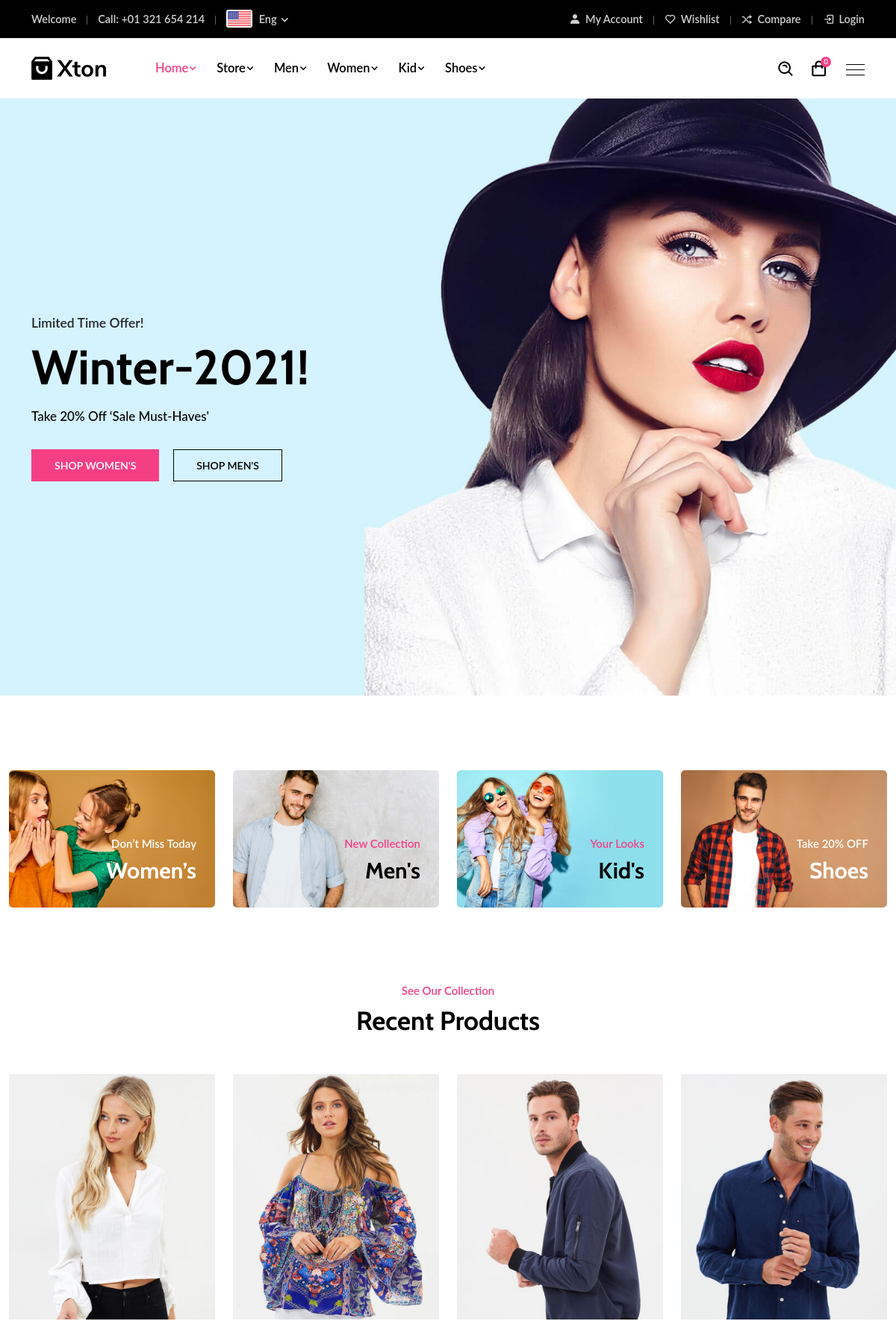
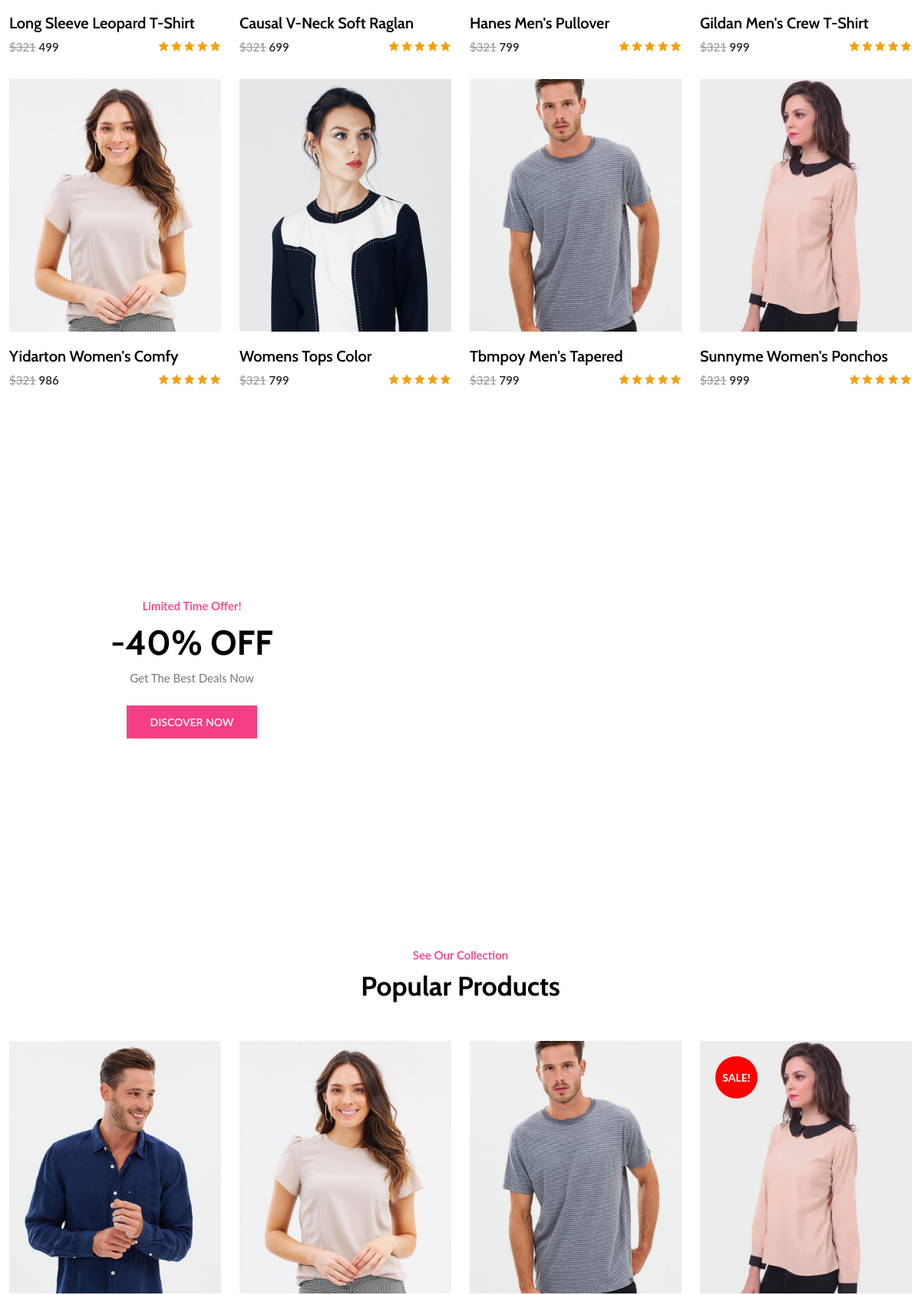
The page / (upper part) on the database its author committed (2 pictures, top to bottom).
### category/models.py (models this page shows, shortened)
class Category(models.Model):
    category_name = models.CharField(max_length=50, unique=True)
    slug = models.SlugField(max_length=100, unique=True)
    description = models.TextField(max_length=255, blank=True)
    cat_image = models.ImageField(upload_to= 'photos/categories', blank=True)
    class Meta:
        verbose_name='category'
        verbose_name_plural = 'categories'
    def get_url(self):
        return reverse ('products_by_category', args=[self.slug])

### store/models.py (models this page shows, shortened)
class Product(models.Model):
    product_name =models.CharField(max_length=200, unique=True)
    slug         =models.SlugField(max_length=200, unique=True)
    description  =models.TextField(max_length=500, blank=True)
    price        =models.IntegerField()
    image        =models.ImageField(upload_to='photo/products')
    stock        =models.IntegerField()
    is_avilable  =models.BooleanField(default=True)
    category     =models.ForeignKey(Category, on_delete=models.CASCADE)
    created_date =models.DateTimeField(auto_now_add=True)
    modified_date=models.DateTimeField(auto_now=True)
    def get_url(self):
        return reverse('product_detail',args=[self.category.slug,self.slug])

### xtron/views.py (the view)
# urls.py: 2. Add a URL to urlpatterns:  path('', views.home, name='home')
def home(request):
    products = Product.objects.all().filter(is_avilable=True)
    context = {
        'products' : products,
    }
    return render(request ,'index.html', context)

### templates/index.html (shortened to what this page needs)
{% extends 'base.html' %}
{% load static %}
    {% block content %}
           <div class="main-banner single-main-banner banner-bg6">
            <div class="d-table">
                <div class="d-table-cell">
                    <div class="container">
                        <div class="row">
                            <div class="col-lg-7 col-md-12">
                                <div class="main-banner-content">
                                    <span class="sub-title">Limited Time Offer!</span>
                                    <h1>Winter-2021!</h1>
                                    <p>Take 20% Off ‘Sale Must-Haves'</p>
                                    <div class="btn-box">
                                        <a href="products-left-sidebar.html" class="default-btn">Shop Women's</a>
                                        <a href="products-left-sidebar.html" class="optional-btn">Shop Men's</a>
                                    </div>
                                </div>
                            </div>
                        </div>
                    </div>
                </div>
            </div>
        </div>
        <section class="categories-banner-area pt-100 pb-70">
            <div class="container-fluid">
                <div class="row">
                    <div class="col-lg-3 col-md-6 col-sm-6">
                        <div class="single-categories-box">
                            <img src="{% static 'img/categories/img1.jpg' %}" alt="image">
                            <div class="content text-white">
                                <span>Don’t Miss Today</span>
                                <h3>Women’s</h3>
                            </div>
                            <a href="products-left-sidebar.html" class="link-btn"></a>
                        </div>
                    </div>
                    <div class="col-lg-3 col-md-6 col-sm-6">
                        <div class="single-categories-box">
                            <img src="{% static 'img/categories/img2.jpg' %}" alt="image">
                            <div class="content">
                                <span>New Collection</span>
                                <h3>Men's</h3>
                            </div>
                            <a href="products-left-sidebar.html" class="link-btn"></a>
                        </div>
                    </div>
                    <div class="col-lg-3 col-md-6 col-sm-6">
                        <div class="single-categories-box">
                            <img src="{% static 'img/categories/img3.jpg' %}" alt="image">
                            <div class="content">
                                <span>Your Looks</span>
                                <h3>Kid's</h3>
                            </div>
                            <a href="products-left-sidebar.html" class="link-btn"></a>
                        </div>
                    </div>
                    <div class="col-lg-3 col-md-6 col-sm-6">
                        <div class="single-categories-box">
                            <img src="{% static 'img/categories/img4.jpg' %}" alt="image">
                            <div class="content text-white">
                                <span>Take 20% OFF</span>
                                <h3>Shoes</h3>
                            </div>
                            <a href="products-left-sidebar.html" class="link-btn"></a>
                        </div>
                    </div>
                </div>
            </div>
        </section>
        <section class="products-area pb-70">
            <div class="container-fluid">
                <div class="section-title">
                    <span class="sub-title">See Our Collection</span>
                    <h2>Recent Products</h2>
                </div>
                <div class="row">
                    {% for Product in products %}
                        <div class="col-lg-3 col-md-6 col-sm-6">
                            <div class="single-products-box">
                                <div class="products-image">
                                    <a href="{{ Product.get_url }}">
                                        <img src="{{ Product.image.url }}" class="main-image" alt="image">
                                    </a>
                                    <div class="products-button">
                                        <ul>
                                        </ul>
                                    </div>
                                </div>
                                <div class="products-content">
                                    <h3><a href="{{Product.get_url}}">{{Product.product_name}}</a></h3>
                                    <div class="price">
                                        <span class="old-price">$321</span>
                                        <span class="new-price">{{ Product.price }}</span>
                                    </div>
                                    <div class="star-rating">
                                        <i class='bx bxs-star'></i>
                                        <i class='bx bxs-star'></i>
                                        <i class='bx bxs-star'></i>
                                        <i class='bx bxs-star'></i>
                                        <i class='bx bxs-star'></i>
                                    </div>
                                </div>
                            </div>
                        </div>
                    {% endfor %}
                </div>
            </div>
        </section>
        <section class="offer-area bg-image1 ptb-100 jarallax" data-jarallax='{"speed": 0.3}'>
            <div class="container-fluid">
                <div class="row">
                    <div class="col-lg-5 col-md-6">
                        <div class="offer-content">
                            <span class="sub-title">Limited Time Offer!</span>
                            <h2>-40% OFF</h2>
                            <p>Get The Best Deals Now</p>
                            <a href="products-left-sidebar.html" class="default-btn">Discover Now</a>
                        </div>
                    </div>
                </div>
            </div>
        </section>
        <section class="products-area pt-100 pb-70">
            <div class="container-fluid">
                <div class="section-title">
                    <span class="sub-title">See Our Collection</span>
                    <h2>Popular Products</h2>
                </div>
                <div class="row">
                    <div class="col-lg-3 col-md-6 col-sm-6">
                        <div class="single-products-box">
                            <div class="products-image">
                                <a href="products-type-4.html">
                                    <img src="{% static '' %} assets/img/products/img4.jpg" class="main-image" alt="image">
                                </a>
                                <div class="products-button">
                                    <ul>
                                    </ul>
                                </div>
                            </div>
                        </div>
                    </div>
                    <div class="col-lg-3 col-md-6 col-sm-6">
                        <div class="single-products-box">
                            <div class="products-image">
                                <a href="products-type-4.html">
                                    <img src="{% static 'img/products/img5.jpg' %}" class="main-image" alt="image">
                                </a>
                                <div class="products-button">
                                    <ul>
                                    </ul>
                                </div>
                            </div>
                        </div>
                    </div>
                    <div class="col-lg-3 col-md-6 col-sm-6">
                        <div class="single-products-box">
                            <div class="products-image">
                                <a href="products-type-4.html">
                                    <img src="{% static 'img/products/img7.jpg' %} " class="main-image" alt="image">
                                </a>
                                <div class="products-button">
                                    <ul>
                                    </ul>
                                </div>
                            </div>
                        </div>
                    </div>
                    <div class="col-lg-3 col-md-6 col-sm-6">
                        <div class="single-products-box">
                            <div class="products-image">
                                <a href="products-type-4.html">
                                    <img src="{% static 'img/products/img8.jpg' %} " class="main-image" alt="image">
                                </a>
                                <div class="products-button">
                                    <ul>
                                    </ul>
                                </div>
                                <div class="sale-tag">Sale!</div>
                            </div>
                        </div>
                    </div>
                </div>
            </div>
        </section>
    {% endblock %}

### templates/base.html (shortened to what this page needs)
{% load static %}
<!doctype html>
<html lang="zxx">
    <head>
        <link rel="stylesheet" href="{% static 'css/bootstrap.min.css' %}">
        <link rel="stylesheet" href="{% static 'css/animate.min.css' %}">
        <link rel="stylesheet" href="{% static 'css/boxicons.min.css' %}">
        <link rel="stylesheet" href="{% static 'css/flaticon.css' %} ">
        <link rel="stylesheet" href="{% static 'css/magnific-popup.min.css' %} ">
        <link rel="stylesheet" href="{% static 'css/nice-select.min.css' %}">
        <link rel="stylesheet" href="{% static 'css/slick.min.css' %}">
        <link rel="stylesheet" href="{% static 'css/owl.carousel.min.css' %} ">
        <link rel="stylesheet" href="{% static 'css/meanmenu.min.css' %} ">
        <link rel="stylesheet" href="{% static 'css/rangeSlider.min.css' %} ">
        <link rel="stylesheet" href="{% static 'css/style.css' %}">
        <link rel="stylesheet" href="{% static 'css/dark.css' %} ">
        <link rel="stylesheet" href="{% static 'css/responsive.css' %}">
    </head>
    <body>
        {% include 'includes/navbar.html' %}
            {% block content %}
            {% endblock %}
    </body>

### templates/includes/navbar.html (shortened to what this page needs)
{% load static %}
<div class="top-header">
    <div class="container">
        <div class="row align-items-center">
            <div class="col-lg-6 col-md-12">
                <ul class="header-contact-info">
                    <li>Welcome {{user.first_name}}</li>
                    <li>Call: <a href="tel:+01321654214">+01 321 654 214</a></li>
                    <li>
                        <div class="dropdown language-switcher d-inline-block">
                            <button class="dropdown-toggle" type="button" data-bs-toggle="dropdown" aria-haspopup="true" aria-expanded="false">
                                <img src="{% static 'img/us-flag.jpg' %}" alt="image">
                                <span>Eng <i class='bx bx-chevron-down'></i></span>
                            </button>
                        </div>
                    </li>
                </ul>
            </div>
            <div class="col-lg-6 col-md-12">
                <ul class="header-top-menu">
                    <li><a href="{% url 'login' %}"><i class='bx bxs-user'></i> My Account</a></li>
                    <li><a href="#" data-bs-toggle="modal" data-bs-target="#shoppingWishlistModal"><i class='bx bx-heart'></i> Wishlist</a></li>
                    <li><a href="compare.html"><i class='bx bx-shuffle'></i> Compare</a></li>
                        {% if user.id is None %}
                            <li><a href="{% url 'login' %}"><i class='bx bx-log-in'></i>Login</a></li>
                        {% else %}
                            <li><a href="{% url 'logout' %}"><i class='bx bx-log-in'></i>Logout</a></li>
                        {% endif %}
                </ul>
            </div>
        </div>
    </div>
</div>
<div class="navbar-area navbar-style-two">
    <div class="xton-nav">
        <div class="container">
            <nav class="navbar navbar-expand-md navbar-light">
                <a class="navbar-brand" href="{% url 'home' %}">
                    <img src="{% static 'img/logo.png' %}" class="main-logo" alt="logo">
                </a>
                <div class="collapse navbar-collapse mean-menu">
                    <ul class="navbar-nav">
                        <li class="nav-item"><a href="{% url 'home' %}" class="nav-link active">Home<i class='bx bx-chevron-down'></i></a></li>
                        <li class="nav-item megamenu"><a href="{% url 'store' %}" class="nav-link">Store<i class='bx bx-chevron-down'></i></a></li>
                        {% for category in links %}
                            <li class="nav-item megamenu"><a href="{{ category.get_url }}" class="nav-link">{{ category.category_name }}<i class='bx bx-chevron-down'></i></a></li>
                        {% endfor %}
                    </ul>
                    <div class="others-option">
                        <div class="option-item">
                            <div class="search-btn-box">
                                <i class="search-btn bx bx-search-alt"></i>
                            </div>
                        </div>
                        <div class="option-item">
                            <div class="cart-btn">
                                <a href="{% url 'cart' %}" data-bs-toggle="modal" data-bs-target="#shoppingCartModal"><i class='bx bx-shopping-bag'></i><span>{{cart_count}}</span></a>
                            </div>
                        </div>
                        <div class="option-item">
                            <div class="burger-menu" data-bs-toggle="modal" data-bs-target="#sidebarModal">
                                <span class="top-bar"></span>
                                <span class="middle-bar"></span>
                                <span class="bottom-bar"></span>
                            </div>
                        </div>
                    </div>
                </div>
            </nav>
        </div>
    </div>
</div>

### templates/includes/footer.html (shortened to what this page needs)
{% load static %}

### rows shown on the page
Category: category_name "Men"
Category: category_name "Women"
Category: category_name "Kid"
Category: category_name "Shoes"
Product: image (picture), product_name "Long Sleeve Leopard T-Shirt", price "499"
Product: image (picture), product_name "Causal V-Neck Soft Raglan", price "699"
Product: image (picture), product_name "Hanes Men's Pullover", price "799"
Product: image (picture), product_name "Gildan Men's Crew T-Shirt", price "999"
Product: image (picture), product_name "Yidarton Women's Comfy", price "986"
Product: image (picture), product_name "Womens Tops Color", price "799"
Product: image (picture), product_name "Tbmpoy Men's Tapered", price "799"
Product: image (picture), product_name "Sunnyme Women's Ponchos", price "999"

### other values the page prints
{{ cart_count }} "0"
